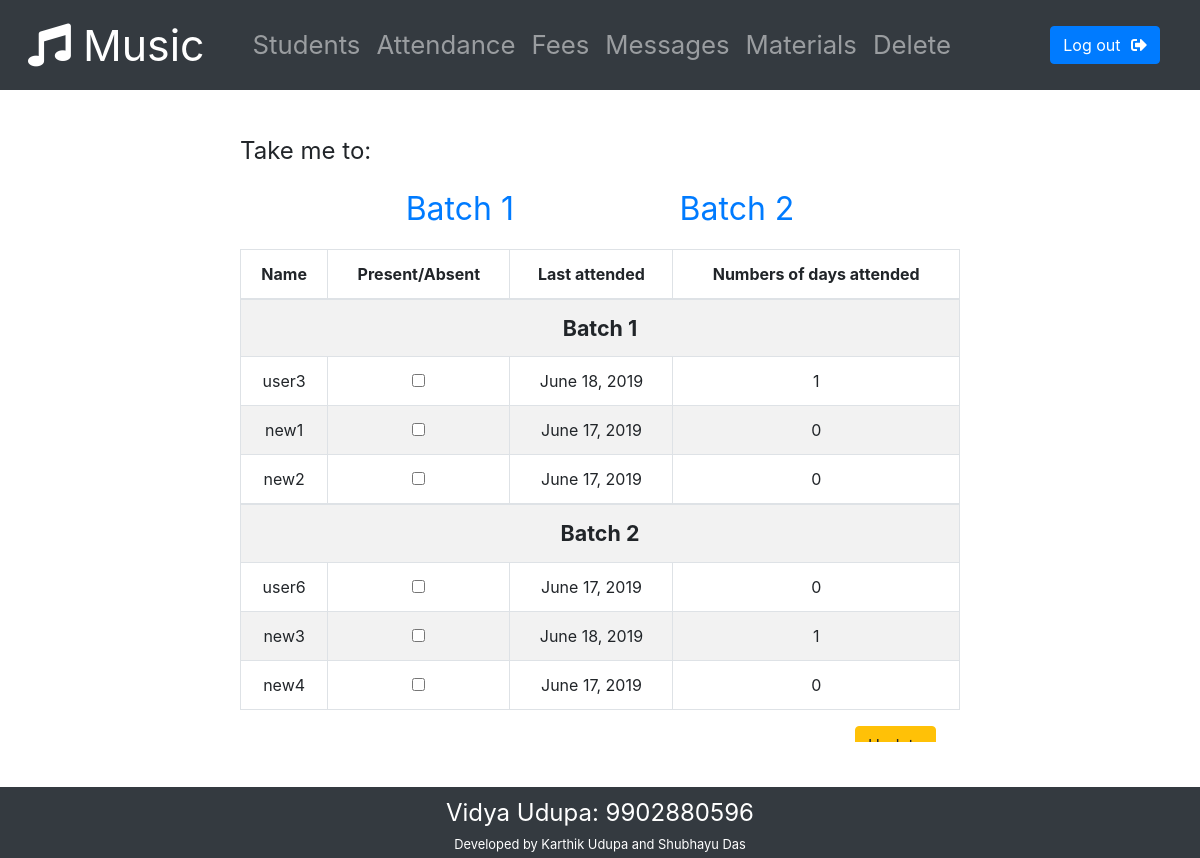
The page /admin-home/attendance/ on the database as committed earlier.
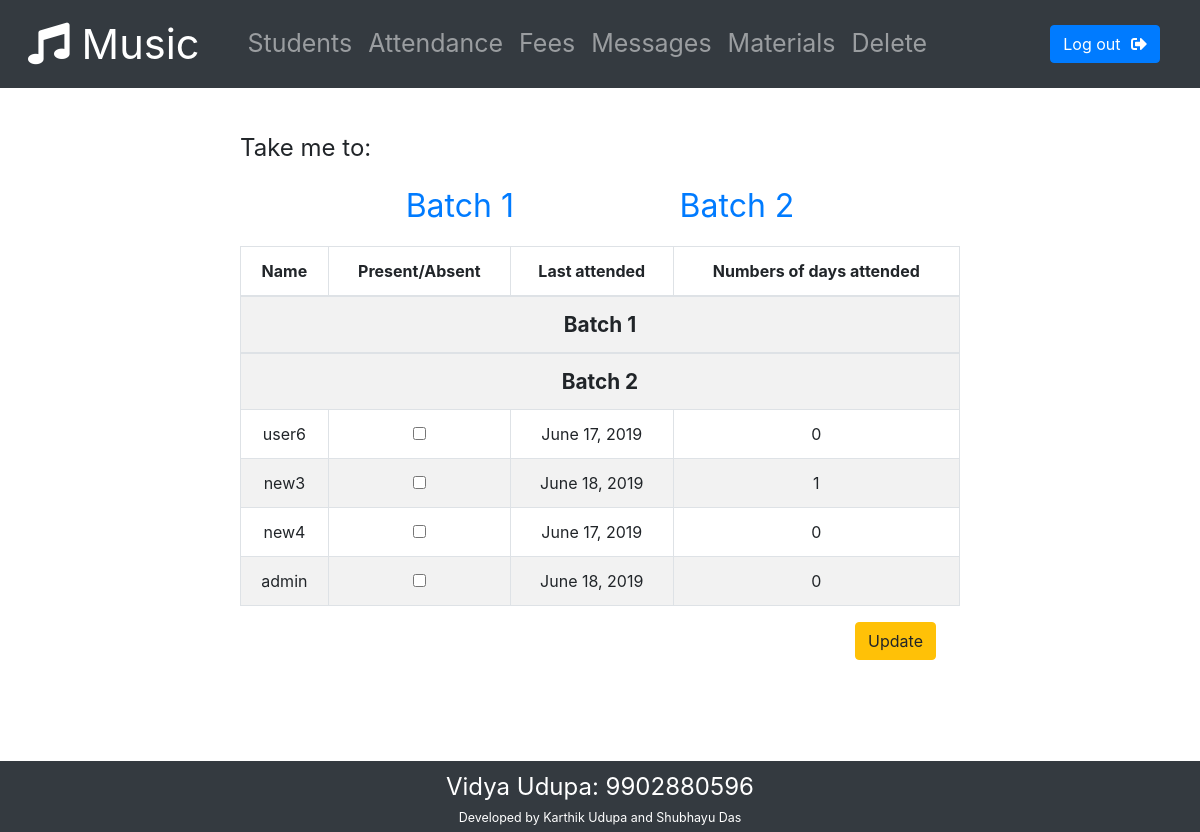
The same page on the database as committed later.
### Registry/models.py (models this page shows)
class storeData(models.Model):
    id = models.AutoField(primary_key=True)
    username = models.CharField(max_length=100, default = "", verbose_name = "Student Name")
    phone_regex = RegexValidator(regex = r'^[0-9]{10}$', message = "Phone number must be of the form: 9876543210.")
    phone_number = models.CharField(validators = [phone_regex], max_length=11, verbose_name = "Phone Number")
    batch_number = models.IntegerField(default = 0, verbose_name = "Batch number")
    password = models.CharField(max_length = 30, verbose_name = "Password")
    no_of_class_attended = models.IntegerField(default = 0)
    last_class_attended = models.DateTimeField(auto_now_add = True)
    last_fees_paid = models.DateTimeField(default = datetime(1970, 1, 1, tzinfo=timezone('Asia/Kolkata')))
    validated = models.BooleanField(default = False)
    is_superuser = models.BooleanField(default = False)
    is_logged_in = models.BooleanField(default = False, verbose_name = "Logged in status")
    unseen_message_count = models.IntegerField(default = 0)
    unseen_file_count = models.IntegerField(default = 0)
    email_address = models.EmailField()

### Registry/views.py (the view)
# urls.py: path('admin-home/attendance/', views.attendance, name = 'attendance'),
def attendance(request):
    args = {}
    if request.method == 'POST':
        present = []
        form = AttendanceForm(request.POST)
        if form.is_valid:
            for user in storeData.objects.values():
                if request.POST.get(str(user['id'])):
                    present.append(user['id'])
            markPresent(present)
            return redirect('studentsData')
    else:
        LIST_OF_CHOICES_1 = []
        LIST_OF_CHOICES_2 = []
        form = AttendanceForm()
        for user in storeData.objects.values():
            if not user['is_superuser'] and user['validated']:
                if user['batch_number'] == 1:
                    LIST_OF_CHOICES_1.append({'name': user['username'], 'id': user['id'], 'number': user['no_of_class_attended'], 'lastAttended': user['last_class_attended'].date()})
                else:
                    LIST_OF_CHOICES_2.append({'name': user['username'], 'id': user['id'], 'number': user['no_of_class_attended'], 'lastAttended': user['last_class_attended'].date()})
        args = {'form': form ,'students': {"batch1": LIST_OF_CHOICES_1, "batch2": LIST_OF_CHOICES_2}}
    return render(request, 'Registry/attendance.html', args)

### Registry/forms.py
class AttendanceForm(forms.Form):
    choices = forms.MultipleChoiceField(widget=forms.CheckboxSelectMultiple, required = False)

### Registry/templates/Registry/attendance.html (shortened to what this page needs)
{% extends "Registry/adminBase.html" %}
{% load static %}
{% block style %}
    <link rel="stylesheet" href = {% static "css/attendance.css" %}>
{% endblock %}
{% block body %}
    <div id = "attendanceAll">
        <form method="POST">
            <p id = "niceness">Take me to:</p>
            <ul id = "guides">
                <li>
                    <a href="#batch1">Batch 1</a>
                </li>
                <li>
                    <a href="#batch2">Batch 2</a>
                </li>
            </ul>
            <div class = "form-group" id = "formTable">
                <table class = 'table table-striped table-bordered'>
                    <thead>
                        <th>Name</th>
                        <th>Present/<br id = "mobile">Absent</th>
                        <th>Last attended</th>
                        <th>Numbers of days attended</th>
                    </thead>
                    <div>
                        <tbody>
                            <tr>
                                <th colspan="4" id = "batch1">Batch 1</th>
                            </tr>
                            {% for student in students.batch1 %}
                            <tr>
                                <td>{{ student.name }}</td>
                                <th><input type="checkbox" name="{{student.id}}"></th>
                                <td>{{ student.lastAttended }}</td>
                                <td>{{ student.number }}</td>
                            </tr>
                            {% endfor %}
                        </tbody>
                    </div>
                    <div >
                        <tbody>
                            <tr>
                                <th colspan="4" id = "batch2">Batch 2</th>
                            </tr>
                            {% for student in students.batch2 %}
                            <tr>
                                <td>{{ student.name }}</td>
                                <th><input type="checkbox" name="{{student.id}}"></th>
                                <td>{{ student.lastAttended }}</td>
                                <td>{{ student.number }}</td>
                            </tr>
                            {% endfor %}
                        </tbody>
                    </div>
                </table>
                <input type="submit" id = "update-attendance" value="Update" class="btn login-btn btn-warning float-right" id = "submit">
            </div>
        </form>
    </div>
{% endblock %}

### Registry/templates/Registry/adminBase.html (shortened to what this page needs)
{% load static %}
<!DOCTYPE html>
<html lang="en">
<head>
    <link rel="stylesheet" href="https://stackpath.bootstrapcdn.com/bootstrap/4.3.1/css/bootstrap.min.css">
    <link rel="stylesheet" href="https://use.fontawesome.com/releases/v5.8.2/css/all.css">
    <link rel="stylesheet" href = {% static "css/adminBase.css" %}>
    {% block style %}
    {% endblock %}
</head>
<body>
    <div class = "container-fluid">
        <nav class = "navbar navbar-expand-lg navbar-dark bg-dark">
            <a class = "navbar-brand" href="{% url 'adminhome' %}" id = "title"><i class="fas fa-music" style = "padding-right: calc(1vw);"></i>Music</a>
            <div class = "collapse navbar-collapse" id = "navbarContent">
                <ul class="navbar-nav mr-auto">
                    <li class = "nav-item">
                        <a href = "{% url 'studentsData' %}" class = "nav-link">Students</a>
                    </li>
                    <li class = "navbar-nav mr-auto">
                        <a href = "{% url 'attendance' %}" class = "nav-link">Attendance</a>
                    </li>
                    <li class = "navbar-nav mr-auto">
                        <a href = "{% url 'fees' %}" class = "nav-link">Fees</a>
                    </li>
                    <li class = "navbar-nav mr-auto">
                        <a href = "{% url 'adminViewMessage' %}" class = "nav-link">Messages
                        </a>
                    </li>
                    <li class = "navbar-nav mr-auto">
                        <a href = "{% url 'adminViewFile' %}" class = "nav-link">Materials</a>
                    </li>
                    <li class = "navbar-nav mr-auto">
                        <a href = "{% url 'deleteUser' %}" class = "nav-link">Delete</a>
                    </li>
                </ul>
                <a href = "{% url 'logout' %}"  class="btn float-right btn-primary" title = "Log out">Log out  <i class="fas fa-sign-out-alt"></i></a>
            </div>
        </nav>
    </div>
    <div id = "body">
        {% block body %}{% endblock %}
    </div>
    <footer class="footer mr-auto">
        <div class="container-fluid">
            <div class = "p-1 d-flex align-items-center flex-column bg-dark">
                <div class = "p-1" id = "contactLinks">
                   Vidya Udupa: 9902880596
                </div>
                <div id = "contributors">Developed by Karthik Udupa and Shubhayu Das</div>
            </div>
        </div>
    </footer>
</body>
</html>

### Registry/static/css/adminBase.css (style rules this page uses)
html, body { width: 100%; }
.container-fluid { padding-left: 0%; padding-right: 0%; margin-right: 0%; }
.navbar-brand { font-size: calc(5vh); }
.nav-link { font-size: calc(3vh); }
#body { padding: 0%; border: 0ch; margin: 0%; max-width: 100%; min-height: calc(70vh); overflow: auto; }
.footer { position: relative; bottom: 0%; width: 100%; height: min-content; margin-bottom: 0%; padding-bottom: 0%; }
#contactLinks { color:white; font-size: 24px; }
#contributors { color:white; word-wrap: break-word; font-size: calc(1.5vh); }
#body { position: relative; padding-bottom: 50%; }
.fa-sign-out-alt { color: white; padding-left: calc(0.5vw); }
@media (min-width: 768px) { #title { padding-left: calc(1vw); padding-right: calc(2vw); } }
@media (min-width: 768px) { #body { height: calc(76vh); } }
@media (min-width: 768px) { .footer { position: fixed; left: 0; bottom: 0; } }
@media (min-width: 768px) { .float-right { margin-right: calc(2vw); } }

### Registry/static/css/attendance.css (style rules this page uses)
th, td { text-align: center; }
#attendanceAll { width: 90%; height: 100%; margin: auto; padding-top: calc(5vh); }
#niceness { font-size: 1.5rem; }
#guides { list-style: none; display: flex; flex-direction: row; justify-content: space-evenly; padding-left: 0%; }
#guides a { font-size: 2rem; text-decoration: none; }
#batch1, #batch2 { text-align: center; font-size: calc(2.5vh); }
#formTable { position: relative; margin: auto; }
@media (min-width: 768px) { #attendanceAll { width: 60%; } }

Rows that differ between the two databases and show on the page:
removed storeData: name "user3"
removed storeData: name "new1"
removed storeData: name "new2"
added storeData: name "admin"
Other text that changed with them:
new list line: "☐ June 18, 2019 0"
list line gone: "☐ June 18, 2019 1"
list line gone: "☐ June 17, 2019 0"
